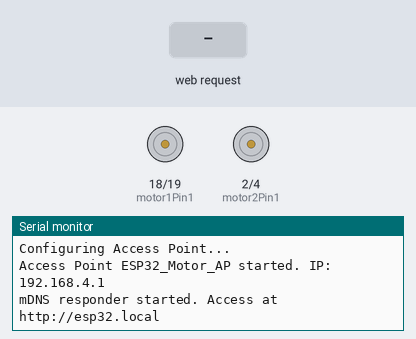
A sketch run on a simulated ESP32. Parts: motor-driver pin pairs drawn as motors (green arrow = first pin HIGH = forward, orange = second pin HIGH = backward, longer = more drive, scaled by the enable pin), the last lines printed to the serial monitor. The inputs (shaded band) are chosen by the test bench.

Above: at 1.2 s.
1.3 s: HTTP request GET /forward received
At 2.3 s:
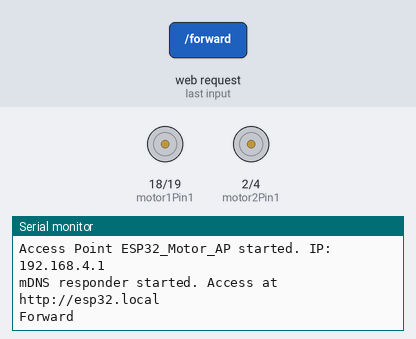
2.8 s: HTTP request GET /left received
At 3.4 s:
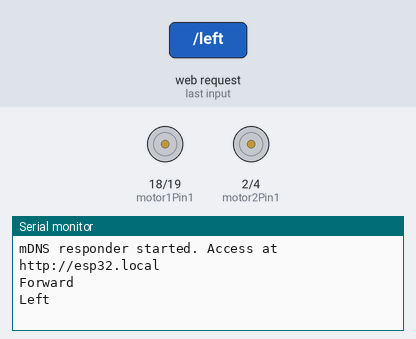
4.3 s: HTTP request GET /right received
At 5.5 s:
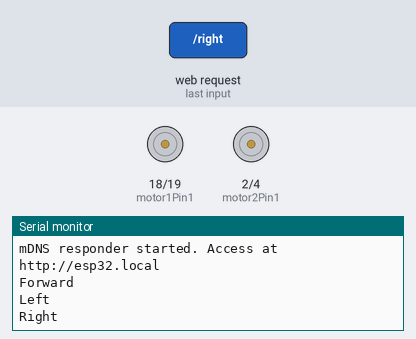
5.8 s: HTTP request GET /reverse received
At 6.9 s:
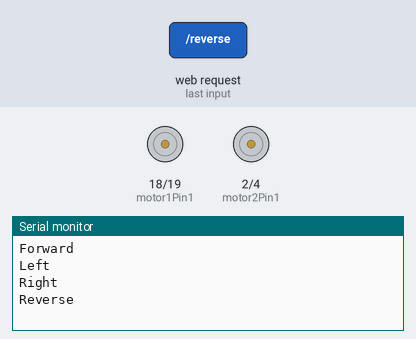
7.3 s: HTTP request GET /forward?value=1 received
At 8.1 s:
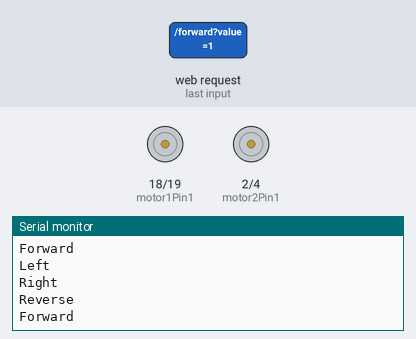
8.8 s: HTTP request GET /left?value=1 received
At 9.2 s:
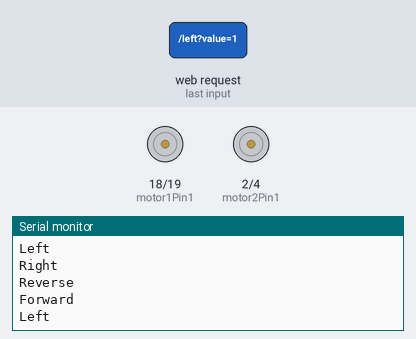

Measured:
- after the input at 1.3 s, the serial monitor: prints a new line at once (image 1)
- after the input at 2.8 s, the serial monitor: prints a new line at once (image 2)
- after the input at 4.3 s, the serial monitor: prints a new line at once (image 3)
- after the input at 5.8 s, the serial monitor: prints a new line at once (image 4)
- after the input at 7.3 s, the serial monitor: prints a new line at once (image 5)
- after the input at 8.8 s, the serial monitor: prints a new line at once (image 6)

The sketch:

test_car_wifi_control.ino
```cpp
#include <WiFi.h>
#include <WebServer.h>
#include <ESPmDNS.h>

// Replace with your desired AP credentials
const char* apSSID = "ESP32_Motor_AP";
const char* apPassword = "12345678";

// Create an instance of the WebServer on port 80
WebServer server(80);

// Motor 1
int motor1Pin1 = 18;
int motor1Pin2 = 19;
int enable1Pin = 35;

// Motor 2
int motor2Pin1 = 2;
int motor2Pin2 = 4;
int enable2Pin = 34;

int dutyCycle = 0;

String valueString = String(0);

void handleRoot() {
  const char html[] PROGMEM = R"rawliteral(
  <!DOCTYPE HTML><html>
  <head>
    <meta name="viewport" content="width=device-width, initial-scale=1">
    <link rel="icon" href="data:,">
    <style>
      html { font-family: Helvetica; display: inline-block; margin: 0px auto; text-align: center; }
      .button { -webkit-user-select: none; -moz-user-select: none; -ms-user-select: none; user-select: none; background-color: #4CAF50; border: none; color: white; padding: 12px 28px; text-decoration: none; font-size: 26px; margin: 1px; cursor: pointer; }
      .button2 {background-color: #555555;}
    </style>
    <script>
      function moveForward() { fetch('/forward'); }
      function moveLeft() { fetch('/left'); }
      function stopRobot() { fetch('/stop'); }
      function moveRight() { fetch('/right'); }
      function moveReverse() { fetch('/reverse'); }

      function updateMotorSpeed(pos) {
        document.getElementById('motorSpeed').innerHTML = pos;
        fetch(`/speed?value=${pos}`);
      }
    </script>
  </head>
  <body>
    <h1>ESP32 Motor Control</h1>
    <p><button class="button" onclick="moveForward()">FORWARD</button></p>
    <div style="clear: both;">
      <p>
        <button class="button" onclick="moveLeft()">LEFT</button>
        <button class="button button2" onclick="stopRobot()">STOP</button>
        <button class="button" onclick="moveRight()">RIGHT</button>
      </p>
    </div>
    <p><button class="button" onclick="moveReverse()">REVERSE</button></p>
    <p>Motor Speed: <span id="motorSpeed">0</span></p>
    <input type="range" min="0" max="100" step="25" id="motorSlider" oninput="updateMotorSpeed(this.value)" value="0"/>
  </body>
  </html>)rawliteral";
  server.send(200, "text/html", html);
}

void handleForward() {
  Serial.println("Forward");
  digitalWrite(motor1Pin1, LOW);
  digitalWrite(motor1Pin2, HIGH);
  digitalWrite(motor2Pin1, LOW);
  digitalWrite(motor2Pin2, HIGH);
  server.send(200);
}

void handleLeft() {
  Serial.println("Left");
  digitalWrite(motor1Pin1, LOW);
  digitalWrite(motor1Pin2, LOW);
  digitalWrite(motor2Pin1, LOW);
  digitalWrite(motor2Pin2, HIGH);
  server.send(200);
}

void handleStop() {
  Serial.println("Stop");
  digitalWrite(motor1Pin1, LOW);
  digitalWrite(motor1Pin2, LOW);
  digitalWrite(motor2Pin1, LOW);
  digitalWrite(motor2Pin2, LOW);
  server.send(200);
}

void handleRight() {
  Serial.println("Right");
  digitalWrite(motor1Pin1, LOW);
  digitalWrite(motor1Pin2, HIGH);
  digitalWrite(motor2Pin1, LOW);
  digitalWrite(motor2Pin2, LOW);
  server.send(200);
}

void handleReverse() {
  Serial.println("Reverse");
  digitalWrite(motor1Pin1, HIGH);
  digitalWrite(motor1Pin2, LOW);
  digitalWrite(motor2Pin1, HIGH);
  digitalWrite(motor2Pin2, LOW);
  server.send(200);
}

void handleSpeed() {
  if (server.hasArg("value")) {
    valueString = server.arg("value");
    int value = valueString.toInt();
    if (value == 0) {
      analogWrite(enable1Pin, 0);
      analogWrite(enable2Pin, 0);
      digitalWrite(motor1Pin1, LOW);
      digitalWrite(motor1Pin2, LOW);
      digitalWrite(motor2Pin1, LOW);
      digitalWrite(motor2Pin2, LOW);
    } else {
      dutyCycle = map(value, 25, 100, 200, 255);
      analogWrite(enable1Pin, dutyCycle);
      analogWrite(enable2Pin, dutyCycle);
      Serial.println("Motor speed set to " + String(value));
    }
  }
  server.send(200);
}

void setup() {
  Serial.begin(115200);

  // Set the Motor pins as outputs
  pinMode(motor1Pin1, OUTPUT);
  pinMode(motor1Pin2, OUTPUT);
  pinMode(motor2Pin1, OUTPUT);
  pinMode(motor2Pin2, OUTPUT);
  pinMode(enable1Pin, OUTPUT);
  pinMode(enable2Pin, OUTPUT);

  // Initialize PWM with 0 duty cycle
  analogWrite(enable1Pin, 0);
  analogWrite(enable2Pin, 0);

  // Configure Access Point
  Serial.println("Configuring Access Point...");
  WiFi.softAP(apSSID, apPassword);
  Serial.print("Access Point " + String(apSSID) + " started. IP: ");
  Serial.println(WiFi.softAPIP());

  // Start mDNS
  if (!MDNS.begin("esp32")) {
    Serial.println("Error setting up mDNS responder!");
  } else {
    Serial.println("mDNS responder started. Access at http://esp32.local");
  }

  // Define routes
  server.on("/", handleRoot);
  server.on("/forward", handleForward);
  server.on("/left", handleLeft);
  server.on("/stop", handleStop);
  server.on("/right", handleRight);
  server.on("/reverse", handleReverse);
  server.on("/speed", handleSpeed);

  // Start the server
  server.begin();
}

void loop() {
  server.handleClient();
}
```
